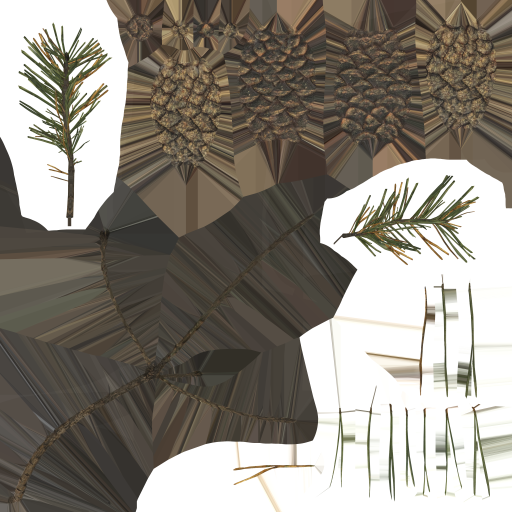
#> input picture godot/assets/cc0-source/pine-twig.png, 1024 x 1024 px (shown at 1/2 size)
$ python color_stats.py ../../../assets/cc0-source/pine-twig.png
#> lines starting #> are read from the running program, lines starting #| are printed output that depends on the picture
#!/usr/bin/env python3
"""Mean saturation and luminance spread (stdev) for a set of images, HSV-based.
Usage: color_stats.py <file-or-glob> [<file-or-glob> ...]
Prints one line per file: name  mean_sat  mean_lum  lum_stdev
"""
import sys
import glob
from PIL import Image
import numpy as np


def stats(path):
#> called with path = '../../../assets/cc0-source/pine-twig.png'
    im = Image.open(path).convert("RGB")
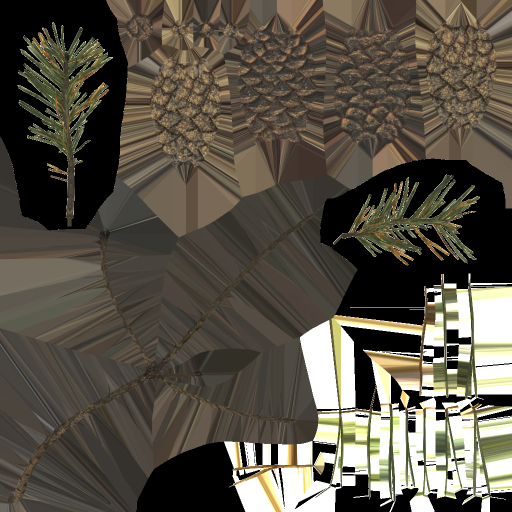
#> im: PIL image 1024x1024 RGB (shown at 1/2 size); mean R, G, B 87.8, 81.9, 70.2
    im.thumbnail((512, 512))
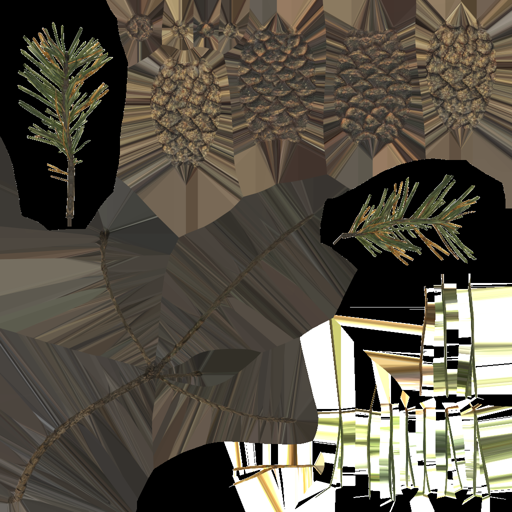
#> im: PIL image 512x512 RGB; mean R, G, B 87.8, 82, 70.2
    arr = np.asarray(im).astype(np.float32) / 255.0
    hsv = np.asarray(im.convert("HSV")).astype(np.float32) / 255.0
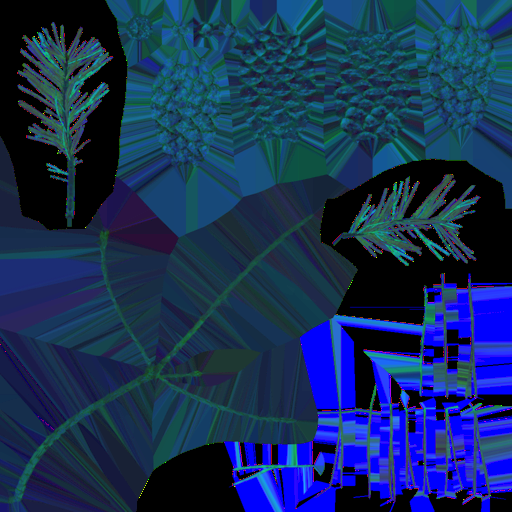
#> hsv: shape (512, 512, 3) float32; mean R, G, B 0.083, 0.181, 0.346
    sat = hsv[..., 1]
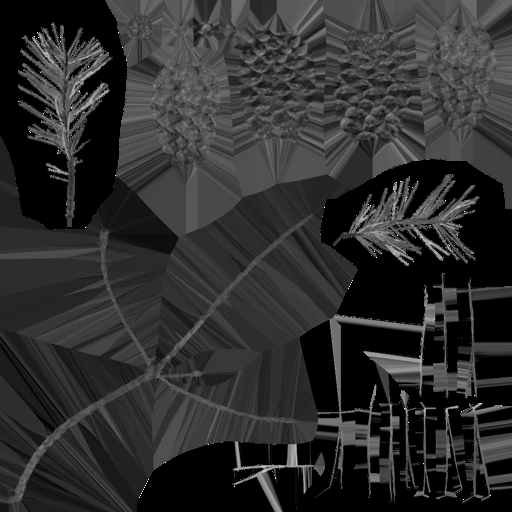
#> sat: shape (512, 512) float32; min 0, max 1, mean 0.181
    # Perceptual luminance (Rec. 709)
    lum = 0.2126 * arr[..., 0] + 0.7152 * arr[..., 1] + 0.0722 * arr[..., 2]
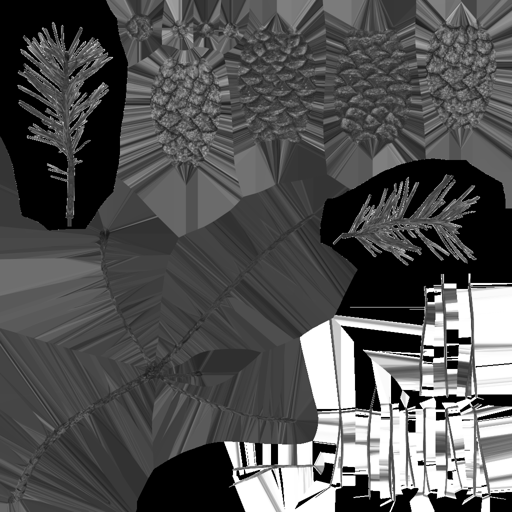
#> lum: shape (512, 512) float32; min 0, max 1, mean 0.323
    return sat.mean(), lum.mean(), lum.std()


def main(argv):
    paths = []
    for pattern in argv:
        paths.extend(sorted(glob.glob(pattern)))
    if not paths:
        print("no files matched", file=sys.stderr)
        return 1
    rows = []
    for p in paths:
        try:
            s, l, lstd = stats(p)
#> s = 0.181; l = 0.323; lstd = 0.263
            rows.append((p, s, l, lstd))
        except Exception as e:
            print(f"{p}\tERROR {e}", file=sys.stderr)
    for p, s, l, lstd in rows:
        print(f"{p}\tsat={s:.3f}\tlum={l:.3f}\tlum_std={lstd:.3f}")
#> this loop made 1 pass
#> (p, s, l, lstd) on pass 1: ('../../../assets/cc0-source/pine-twig.png', 0.181, 0.323, 0.263)
#| ../../../assets/cc0-source/pine-twig.png	sat=0.181	lum=0.323	lum_std=0.263
    if rows:
        import statistics

        print(
            "MEAN\tsat={:.3f}\tlum={:.3f}\tlum_std={:.3f}".format(
                statistics.mean(r[1] for r in rows),
                statistics.mean(r[2] for r in rows),
                statistics.mean(r[3] for r in rows),
            )
        )
#| MEAN	sat=0.181	lum=0.323	lum_std=0.263
    return 0


if __name__ == "__main__":
    sys.exit(main(sys.argv[1:]))
#> (the program exits here)
